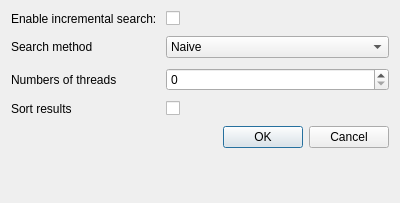
<?xml version="1.0" encoding="UTF-8"?>
<ui version="4.0">
 <class>ParamsDialog</class>
 <widget class="QDialog" name="ParamsDialog">
  <property name="windowModality">
   <enum>Qt::WindowModal</enum>
  </property>
  <property name="geometry">
   <rect>
    <x>0</x>
    <y>0</y>
    <width>400</width>
    <height>203</height>
   </rect>
  </property>
  <property name="contextMenuPolicy">
   <enum>Qt::NoContextMenu</enum>
  </property>
  <property name="windowTitle">
   <string>Dialog</string>
  </property>
  <property name="modal">
   <bool>true</bool>
  </property>
  <layout class="QFormLayout" name="formLayout">
   <property name="fieldGrowthPolicy">
    <enum>QFormLayout::AllNonFixedFieldsGrow</enum>
   </property>
   <property name="labelAlignment">
    <set>Qt::AlignLeading|Qt::AlignLeft|Qt::AlignVCenter</set>
   </property>
   <property name="formAlignment">
    <set>Qt::AlignLeading|Qt::AlignLeft|Qt::AlignTop</set>
   </property>
   <property name="verticalSpacing">
    <number>10</number>
   </property>
   <item row="4" column="0">
    <widget class="QLabel" name="label">
     <property name="text">
      <string>Enable incremental search: </string>
     </property>
    </widget>
   </item>
   <item row="4" column="1">
    <widget class="QCheckBox" name="incrementalSearch_checkBox">
     <property name="text">
      <string/>
     </property>
    </widget>
   </item>
   <item row="5" column="0">
    <widget class="QLabel" name="label_2">
     <property name="text">
      <string>Search method</string>
     </property>
    </widget>
   </item>
   <item row="5" column="1">
    <widget class="QComboBox" name="searchMethod_comboBox">
     <item>
      <property name="text">
       <string>Naive</string>
      </property>
     </item>
     <item>
      <property name="text">
       <string>Prefix Tree</string>
      </property>
     </item>
    </widget>
   </item>
   <item row="6" column="0">
    <widget class="QLabel" name="label_3">
     <property name="text">
      <string>Numbers of threads</string>
     </property>
    </widget>
   </item>
   <item row="6" column="1">
    <widget class="QSpinBox" name="nbThreads_spinBox"/>
   </item>
   <item row="7" column="0">
    <widget class="QLabel" name="label_4">
     <property name="text">
      <string>Sort results</string>
     </property>
    </widget>
   </item>
   <item row="7" column="1">
    <widget class="QCheckBox" name="sort_checkBox">
     <property name="text">
      <string/>
     </property>
    </widget>
   </item>
   <item row="8" column="1">
    <widget class="QDialogButtonBox" name="buttonBox">
     <property name="orientation">
      <enum>Qt::Horizontal</enum>
     </property>
     <property name="standardButtons">
      <set>QDialogButtonBox::Cancel|QDialogButtonBox::Ok</set>
     </property>
    </widget>
   </item>
  </layout>
 </widget>
 <resources/>
 <connections>
  <connection>
   <sender>buttonBox</sender>
   <signal>accepted()</signal>
   <receiver>ParamsDialog</receiver>
   <slot>accept()</slot>
   <hints>
    <hint type="sourcelabel">
     <x>248</x>
     <y>254</y>
    </hint>
    <hint type="destinationlabel">
     <x>157</x>
     <y>274</y>
    </hint>
   </hints>
  </connection>
  <connection>
   <sender>buttonBox</sender>
   <signal>rejected()</signal>
   <receiver>ParamsDialog</receiver>
   <slot>reject()</slot>
   <hints>
    <hint type="sourcelabel">
     <x>316</x>
     <y>260</y>
    </hint>
    <hint type="destinationlabel">
     <x>286</x>
     <y>274</y>
    </hint>
   </hints>
  </connection>
 </connections>
</ui>
